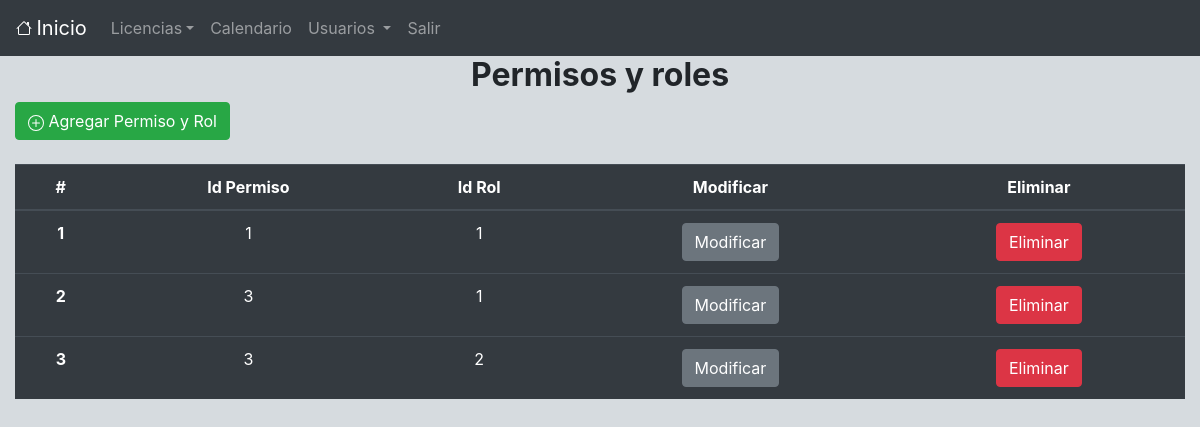
/permiso_rol/permiso_rol.php, run on the app's committed database.
### tables this page shows
CREATE TABLE `permiso_rol` (
  `id_per_rol` int NOT NULL,
  `id_permiso` int DEFAULT NULL,
  `id_rol` int DEFAULT NULL
);

### class/permiso_rol.class.php (called while the page is built, shortened)
<?php
require_once("database.class.php");
class Permiso_Rol extends Database{
  function readPermisoRol()
  {
    $resultado = $this->conn->query("SELECT * FROM permiso_rol");
    $datos = $resultado->fetchAll();
    return $datos;
  }
}
$permiso_rol = new Permiso_Rol;
?>

### class/database.class.php (called while the page is built, shortened)
<?php
class Database{
  function connect()
  {
    $this->host = "localhost";
    $this->db_name ="licenseas";
    $this->user = "proyecto";
    $this->password = "proyecto123";
    $this->conn = new PDO('mysql:host='.$this->host.';dbname='.$this->db_name, $this->user, $this->password);
  }
}
?>

### permiso_rol/view/index.php (the view, shortened to what this page needs)
<?php include("../view/header.php"); ?>
<h2 align="center"><b>Permisos y roles </b></h2>
<div class = "container-fluid">
  <div class = "row text-left">
   <div class = "col col-lg-12">
     <a class="btn btn-success" href="permiso_rol.php?action=form" role="button"> Agregar Permiso y Rol</a>
   </div>
 </div>
 <div class = "row">
  <div class = "col col-lg-12"> &nbsp;
  </div>
</div>
<div class = "row">
  <div class = "col col-lg-12">
    <table class="table table-dark">
      <thead>
        <tr>
          <th scope="col">#</th>
          <th scope="col">Id Permiso</th>
          <th scope="col">Id Rol</th>
          <th scope="col">Modificar</th>
          <th scope="col">Eliminar</th>
        </tr>
      </thead>
      <tbody>
        <?php
        $i = 1;
        foreach ($data as $resultado=>$fila){
          ?>
          <tr>
            <th scope="row"><?php echo $i; ?></th>
            <td style="text-align:center;"><?php echo $fila["id_permiso"];  ?></td>
            <td style="text-align:center;"><?php echo $fila["id_rol"];  ?></td>
            <td style="text-align:center;"><a class="btn btn-secondary" href="permiso_rol.php?action=form&id_per_rol=<?php echo $fila["id_per_rol"];  ?>" role="button">Modificar</a></td>
            <td style="text-align:center;"><a class="btn btn-danger" href="permiso_rol.php?action=delete&id_per_rol=<?php echo $fila["id_per_rol"];  ?>" role="button">Eliminar</a></td>
          </tr>
          <?php
          $i++;
        }
        ?>
      </tbody>
    </table>
  </div>
</div>
</div>
<?php include("../view/footer.php"); ?>

### permiso_rol/view/index.php (style rules this page uses)
table th { text-align: center; }

### data on the page
permiso_rol: id_permiso "1", id_rol "1"
permiso_rol: id_permiso "3", id_rol "1"
permiso_rol: id_permiso "3", id_rol "2"
